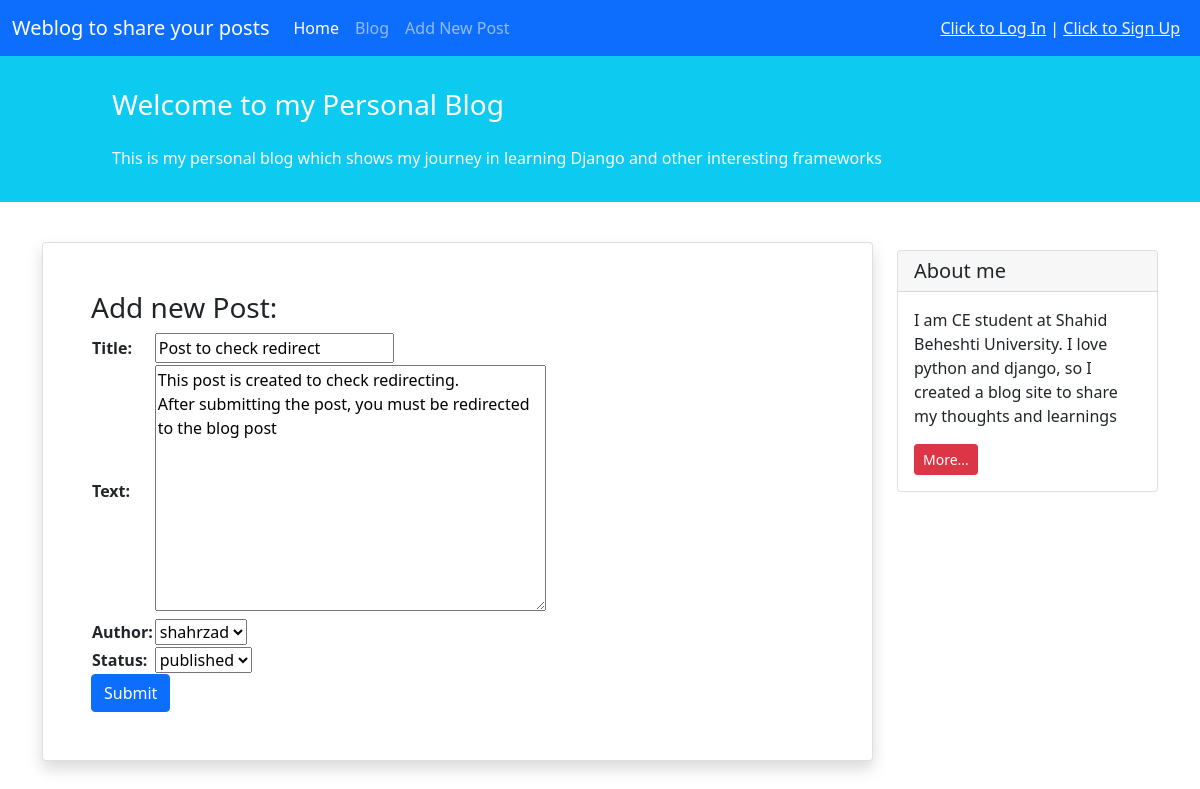
The page /17/update on the database its author committed.
### blog/models.py (models this page shows, shortened)
class Post(models.Model):
    STATUS_CHOICES = (
        ('pub', 'published'),
        ('drf', 'draft'),
    )
    title = models.CharField(max_length=100)
    text = models.TextField()
    author = models.ForeignKey('auth.User', on_delete=models.CASCADE)
    datetime_created = models.DateTimeField(auto_now_add=True)
    datetime_modified = models.DateTimeField(auto_now=True)
    status = models.CharField(max_length=3, choices=STATUS_CHOICES)

### blog/views.py (the view)
# urls.py: path('<int:pk>/update', views.PostUpdateView.as_view(), name='post_update'),
class PostUpdateView(generic.UpdateView):
    form_class = PostForm
    template_name = 'blog/post_create.html'
    model = Post

### blog/forms.py
class PostForm(forms.ModelForm):
    class Meta:
        model = Post
        fields = ['title', 'text', 'author', 'status']

### blog/templates/blog/post_create.html (shortened to what this page needs)
{% extends '_base.html' %}
{% block content %}
    <div class="container mt-4">
        <div class="row">
            <div class="col-9">
                <div class="card shadow my-3 p-5">
                    <h3>Add new Post:</h3>
                    <form method="POST">
                        <table>
                            {{ form.as_table }}
                        </table>
                        <button type="submit" class="btn btn-primary">Submit</button>
                    </form>
                </div>
            </div>
            <div class="col-3">
                <div class="card my-4">
                    <h5 class="card-header">About me</h5>
                    <div class="card-body">
                        <p class="card-text">I am CE student at Shahid Beheshti University. I love python and django, so I created a blog site to share my
                            thoughts and learnings</p>
                        <a href="#"
                           class="btn btn-sm btn-danger">
                            More...
                        </a>
                    </div>
                </div>
            </div>
        </div>
    </div>
{% endblock content %}

### rows shown on the page
Post: title "Post to check redirect", text "This post is created to check redirecting. After submitting the post, you must be redirected to the blog post", author "shahrzad", status "published"
